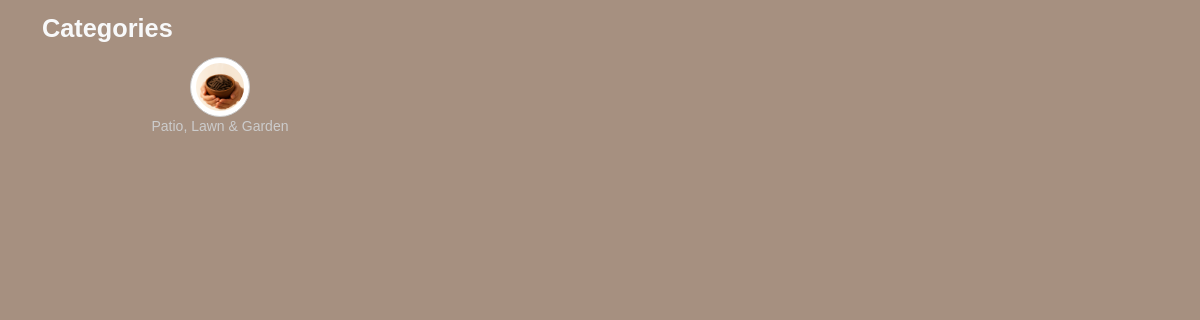
/cn/, run on an earlier commit of the app's database.
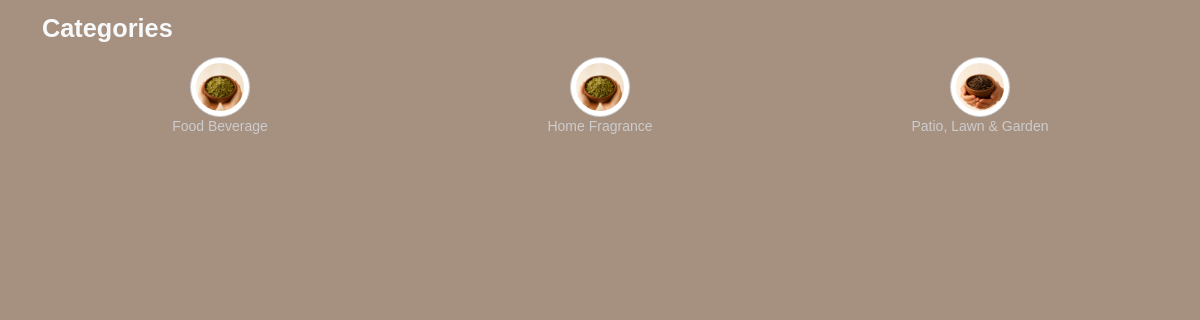
And on a later commit of the database.
### product/models.py (models this page shows, shortened)
class Category(models.Model):
    title=models.CharField(max_length=255)
    slug=models.SlugField(unique=True)
    image=models.ImageField(upload_to="categories/img",  default=False)
    icon_image =models.ImageField(upload_to="categories/icon", default=False)
    status=models.CharField(max_length=100, choices=STATUS_CHOICES,default="Published")
    active=models.BooleanField(default=True)
    created_at = models.DateTimeField(auto_now_add=True)
    updated_at = models.DateTimeField(auto_now=True)
    Category1= models.BooleanField(default=False)
    Category2= models.BooleanField(default=False)
    Category3= models.BooleanField(default=False)
    Category4= models.BooleanField(default=False)
    Category5= models.BooleanField(default=False)
    Category6= models.BooleanField(default=False)
    Category7= models.BooleanField(default=False)
    class Meta:
            verbose_name = _("Category")
            verbose_name_plural = _("Categories")
            ordering = ("title",)

### web/views.py (the view)
# urls.py: path('cn/', views.cn, name='cn'),
def cn(request):
    products = Product.objects.all()
    categories = Category.objects.filter(status='Published')
    subcategory = Subcategory.objects.filter(active=True)
    context = {
        'is_contact': True,
        'products': products,
        'categories': categories,
        'subcategories': subcategory,
        }
    category_title = request.GET.get("category")
    if category_title:
            category_title = get_object_or_404(Category, slug=category_title)
            products = products.filter(product_type__Subcategory__category=category_title)
            context['products'] = products
    subcategory = request.GET.get("subcategory")
    if subcategory:
        subcategory_title = get_object_or_404(Subcategory, slug=subcategory)
        products = products.filter(product_type__Subcategory__category=subcategory_title)
        context["products"] = products
    return render(request, 'web/cn.html', context)

### templates/web/cn.html (shortened to what this page needs)
{% load static %}
<!DOCTYPE html>
<html lang="en">
<head>
  <link id="rtl-link" rel="stylesheet" type="text/css" href="{% static 'web/assets/css/vendors/bootstrap.css' %}">
  <link rel="stylesheet" href="{% static 'web/assets/css/animate.min.css' %}">
  <link rel="stylesheet" type="text/css" href="{% static 'web/assets/css/bulk-style.css' %}">
  <link rel="stylesheet" type="text/css" href="{% static 'web/assets/css/vendors/animate.css' %}">
  <link id="color-link" rel="stylesheet" type="text/css" href="{% static 'web/assets/css/style.css' %}">
</head>
<body class="color-body">
  <div class="container mb-5">
      <div id="categories" class="row">
        <h2 class="my-3 text-light">Categories</h2>
      {% for category in categories %}
      <div class="col-4 category-card" onclick="showSubcategories('{{ category.slug }}')">
        <img src="{{ category.icon_image.url }}" alt="{{ category.title }}" class="category-icon">
        <p>{{ category.title }}</p>
      </div>
      {% endfor %}
    </div>
</body>
</html>

What changed in the data, as far as the page shows it:
added Category: icon_image (picture), title "Food Beverage"
added Category: icon_image (picture), title "Home Fragrance"
